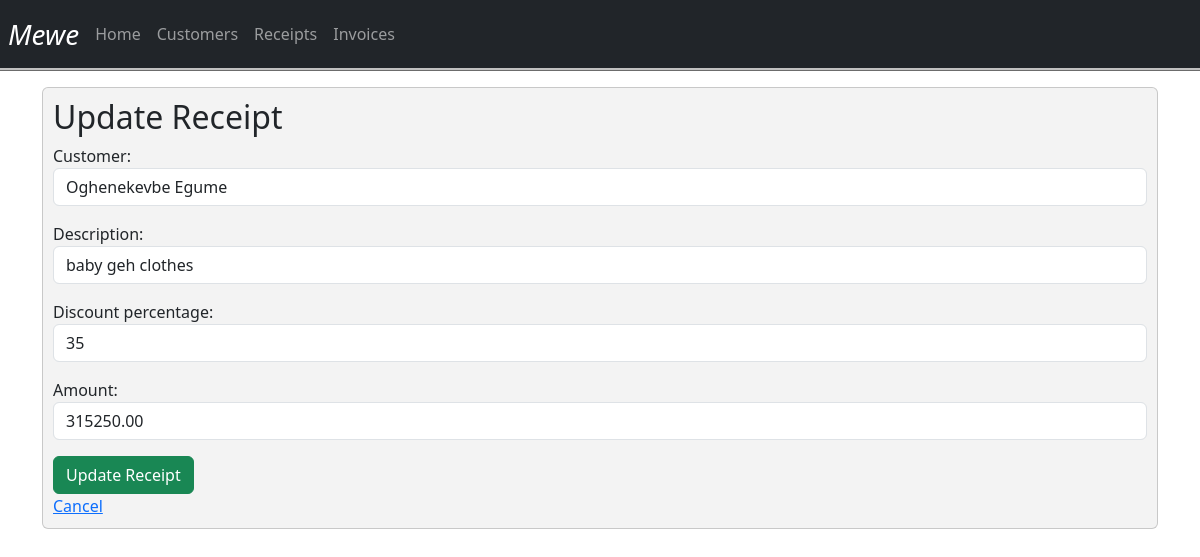
The app's page /receipts/2/update/ (signed in) with its own data.
### customerinvoices/models.py (models this page shows, shortened)
class Receipt(models.Model):
    user = models.ForeignKey(User, on_delete=models.CASCADE)
    customer= models.ForeignKey(Customer, on_delete=models.CASCADE, related_name='receipts')
    description = models.CharField(max_length=225)
    discount_percentage = models.IntegerField(null=True, blank=True)
    amount = models.DecimalField(decimal_places=2, max_digits=10)
    created_at = models.DateTimeField(auto_now_add=True)

### customerinvoices/views.py (the view, shortened to what this page needs)
# urls.py: path('receipts/<int:pk>/update/', ReceiptUpdateView.as_view(), name='receipt_update'),
class ReceiptUpdateView(LoginRequiredMixin,UpdateView):
    model = Receipt
    form_class = ReceiptForm
    template_name = 'receipt_update.html'
    success_url = reverse_lazy('receipt_list')

### customerinvoices/forms.py
class ReceiptForm(forms.ModelForm):
    class Meta:
        model = Receipt
        fields = ['customer', 'description', 'discount_percentage', 'amount']
        widgets = {
            'customer': forms.Select(attrs={'class': 'form-control'}),
            'description': forms.TextInput(attrs={'class': 'form-control'}),
            'discount_percentage': forms.NumberInput(attrs={'class': 'form-control'}),
            'amount': forms.NumberInput(attrs={'class': 'form-control'}),
        }

### customerinvoices/models.py (called while the page is built)
    def __str__(self):
        return self.name

### customerinvoices/templates/receipt_update.html (shortened to what this page needs)
{% extends 'base.html' %}
{% block content %}
<div class="card">
  {% if user.id == receipt.user.id %}
  <h2>Update Receipt</h2>
<form method="post" action="{% url 'receipt_update' pk=object.pk %}">
  {{ form.as_p }}
  <button type="submit" class="btn btn-success">Update Receipt</button>
</form>
<a href="{% url 'receipt_list' %}">Cancel</a>
{% else %}
<p>There is no receipt to see here</p>
</div>
{% endif %}
{% endblock %}

### static/css/style.css (style rules this page uses)
body { background: linear-gradient(rgba(255, 255, 255, 0.3), rgba(255, 255, 255, 0.3)), url('https://images.pexels.com/photos/4173174/pexels-photo-4173174.jpeg?auto=compress&cs=tinysrgb&w=600'); background-repeat: no-repeat; background-size: cover; }
.card { background-color: rgba(225, 225, 225, 0.4) !important; padding: 10px !important; }

### records on screen
Receipt: customer "Oghenekevbe Egume", description "baby geh clothes", discount_percentage "35", amount "315250.00"
